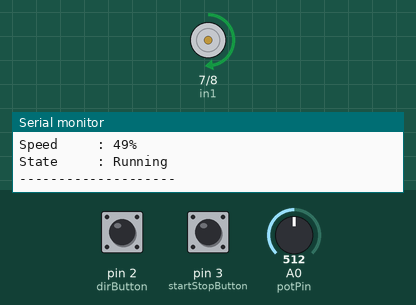
The sketch below on a simulated Arduino Uno, built with avr-gcc and run on an emulated ATmega328P. On the bench: motor-driver pin pairs drawn as motors (green arrow = first pin HIGH = forward, orange = second pin HIGH = backward, longer = more drive, scaled by the enable pin), the last lines printed to the serial monitor. The inputs (shaded band) are chosen by the test bench; at power-on: pin 2 (dirButton) HIGH, pin 3 (startStopButton) HIGH, A0 (potPin) = 512.

Above: at 1.2 s.
1.3 s: pin 2 (dirButton) pulled LOW for 0.4 s
At 1.9 s:
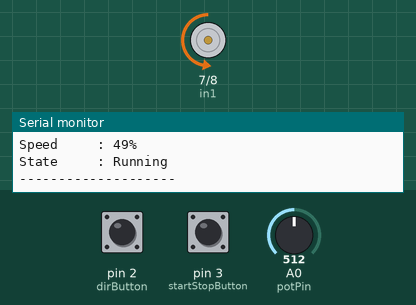
3.2 s: pin 3 (startStopButton) pulled LOW for 0.4 s
At 4.6 s:
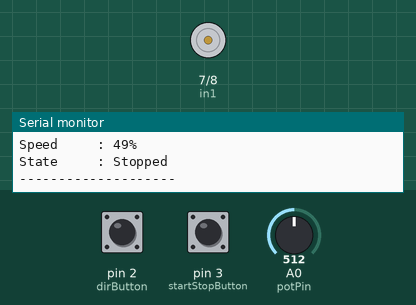
5.1 s: pin 3 (startStopButton) pulled LOW for 1 s
At 6.1 s:
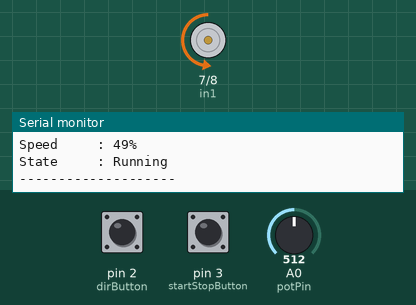
7.6 s: A0 (potPin) set to 716
At 8.5 s:
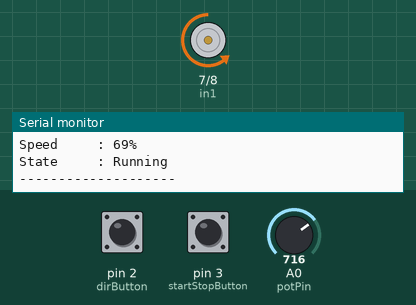
9.1 s: A0 (potPin) set to 900
At 10.3 s:
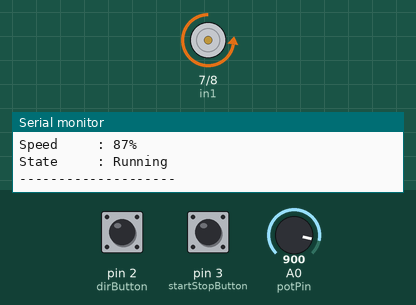
10.7 s: pin 2 (dirButton) pulled LOW for 1 s
At 12.1 s:
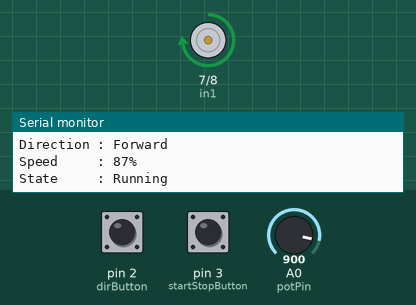
Timing chart, 0 to 13.7 s (numbered marks = the images above; inputs shaded):
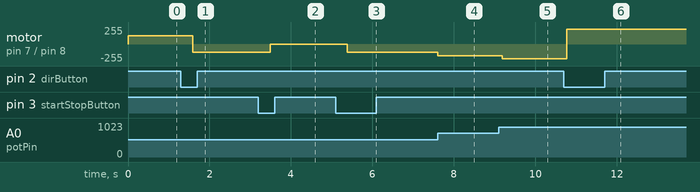

Measured:
- after the input at 1.3 s, motor on pin 7 (in1) / pin 8 (in2): forward 127/255 → backward 127/255 after 0.29 s
- after the input at 3.2 s, motor on pin 7 (in1) / pin 8 (in2): backward 127/255 → stopped after 0.29 s
- after the input at 5.1 s, motor on pin 7 (in1) / pin 8 (in2): stopped → backward 127/255 after 0.29 s
- after the input at 7.6 s, motor on pin 7 (in1) / pin 8 (in2): backward 127/255 → backward 178/255 at once
- after the input at 9.1 s, motor on pin 7 (in1) / pin 8 (in2): backward 178/255 → backward 224/255 after 0.09 s
- after the input at 10.7 s, motor on pin 7 (in1) / pin 8 (in2): backward 224/255 → forward 224/255 after 0.08 s

The sketch:

dc_motor_control.ino
```cpp
const int enA = 9;
const int in1 = 7;
const int in2 = 8;

const int potPin = A0;
const int dirButton = 2;
const int startStopButton = 3;

bool direction = true;
bool motorRunning = true;

bool lastDirButton = HIGH;
bool lastStartButton = HIGH;

void setup() {
  pinMode(enA, OUTPUT);
  pinMode(in1, OUTPUT);
  pinMode(in2, OUTPUT);

  pinMode(dirButton, INPUT_PULLUP);
  pinMode(startStopButton, INPUT_PULLUP);

  Serial.begin(9600);
}

void loop() {


  int potValue = analogRead(potPin);


  int speedValue = map(potValue, 0, 1023, 0, 255);


  int speedPercent = map(speedValue, 0, 255, 0, 100);


  bool currentDirButton = digitalRead(dirButton);

  if (lastDirButton == HIGH && currentDirButton == LOW) {
    direction = !direction;
  }

  lastDirButton = currentDirButton;

  bool currentStartButton = digitalRead(startStopButton);

  if (lastStartButton == HIGH && currentStartButton == LOW) {
    motorRunning = !motorRunning;
  }

  lastStartButton = currentStartButton;

  if (motorRunning) {

    analogWrite(enA, speedValue);

    if (direction) {
      digitalWrite(in1, HIGH);
      digitalWrite(in2, LOW);
    } else {
      digitalWrite(in1, LOW);
      digitalWrite(in2, HIGH);
    }

  } else {

    analogWrite(enA, 0);

    digitalWrite(in1, LOW);
    digitalWrite(in2, LOW);
  }

  Serial.print("Direction : ");

  if (direction)
    Serial.println("Forward");
  else
    Serial.println("Reverse");

  Serial.print("Speed     : ");
  Serial.print(speedPercent);
  Serial.println("%");

  Serial.print("State     : ");

  if (motorRunning)
    Serial.println("Running");
  else
    Serial.println("Stopped");

  Serial.println("--------------------");

  delay(300);
}
```
